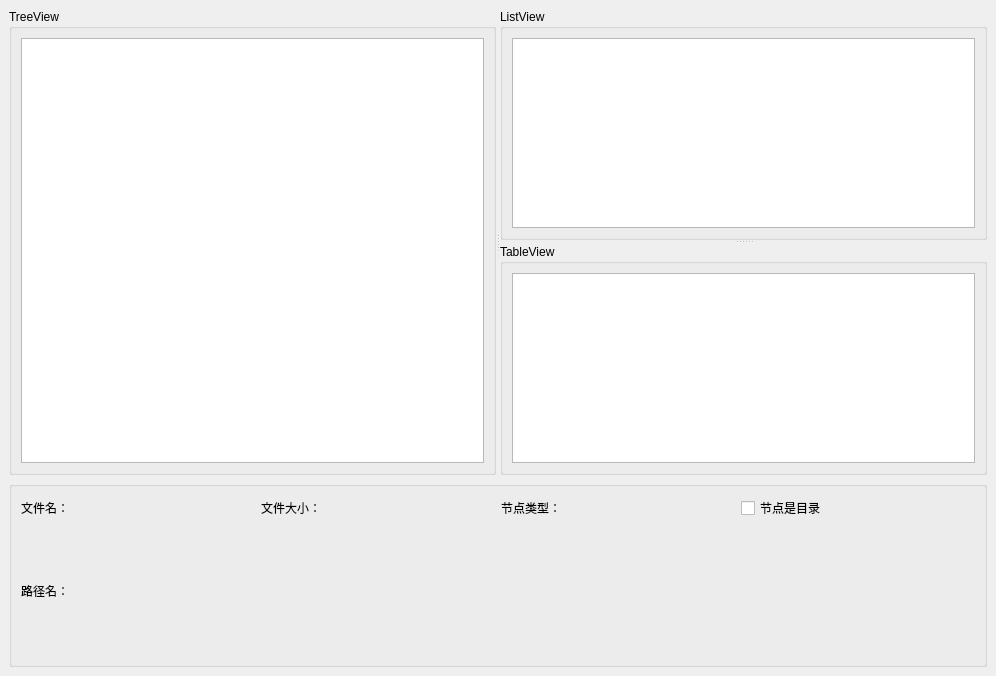
<?xml version="1.0" encoding="UTF-8"?>
<ui version="4.0">
 <class>MainWindow</class>
 <widget class="QMainWindow" name="MainWindow">
  <property name="geometry">
   <rect>
    <x>0</x>
    <y>0</y>
    <width>996</width>
    <height>676</height>
   </rect>
  </property>
  <property name="windowTitle">
   <string>MainWindow</string>
  </property>
  <widget class="QWidget" name="centralwidget">
   <layout class="QVBoxLayout" name="verticalLayout_5">
    <item>
     <widget class="QSplitter" name="splitter_2">
      <property name="orientation">
       <enum>Qt::Horizontal</enum>
      </property>
      <widget class="QGroupBox" name="groupBox">
       <property name="title">
        <string>TreeView</string>
       </property>
       <layout class="QVBoxLayout" name="verticalLayout_2">
        <item>
         <widget class="QTreeView" name="treeView"/>
        </item>
       </layout>
      </widget>
      <widget class="QSplitter" name="splitter">
       <property name="orientation">
        <enum>Qt::Vertical</enum>
       </property>
       <widget class="QGroupBox" name="groupBox_2">
        <property name="title">
         <string>ListView</string>
        </property>
        <layout class="QVBoxLayout" name="verticalLayout_3">
         <item>
          <widget class="QListView" name="listView"/>
         </item>
        </layout>
       </widget>
       <widget class="QGroupBox" name="groupBox_3">
        <property name="title">
         <string>TableView</string>
        </property>
        <layout class="QVBoxLayout" name="verticalLayout_4">
         <item>
          <widget class="QTableView" name="tableView"/>
         </item>
        </layout>
       </widget>
      </widget>
     </widget>
    </item>
    <item>
     <widget class="QGroupBox" name="groupBox_4">
      <property name="title">
       <string/>
      </property>
      <layout class="QVBoxLayout" name="verticalLayout">
       <item>
        <layout class="QHBoxLayout" name="horizontalLayout">
         <item>
          <widget class="QLabel" name="labelFileName">
           <property name="text">
            <string>文件名：</string>
           </property>
          </widget>
         </item>
         <item>
          <widget class="QLabel" name="labelFileSize">
           <property name="text">
            <string>文件大小：</string>
           </property>
          </widget>
         </item>
         <item>
          <widget class="QLabel" name="labelFileType">
           <property name="text">
            <string>节点类型：</string>
           </property>
          </widget>
         </item>
         <item>
          <widget class="QCheckBox" name="checkBox">
           <property name="text">
            <string>节点是目录</string>
           </property>
          </widget>
         </item>
        </layout>
       </item>
       <item>
        <widget class="QLabel" name="labelPath">
         <property name="text">
          <string>路径名：</string>
         </property>
        </widget>
       </item>
      </layout>
     </widget>
    </item>
   </layout>
  </widget>
  <widget class="QMenuBar" name="menubar">
   <property name="geometry">
    <rect>
     <x>0</x>
     <y>0</y>
     <width>996</width>
     <height>27</height>
    </rect>
   </property>
  </widget>
 </widget>
 <resources/>
 <connections/>
</ui>
